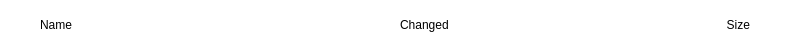
<?xml version="1.0" encoding="UTF-8"?>
<ui version="4.0">
 <class>FileDirectoryListItem</class>
 <widget class="QWidget" name="FileDirectoryListItem">
  <property name="geometry">
   <rect>
    <x>0</x>
    <y>0</y>
    <width>800</width>
    <height>50</height>
   </rect>
  </property>
  <property name="minimumSize">
   <size>
    <width>800</width>
    <height>50</height>
   </size>
  </property>
  <property name="maximumSize">
   <size>
    <width>16777215</width>
    <height>50</height>
   </size>
  </property>
  <property name="windowTitle">
   <string>Form</string>
  </property>
  <property name="styleSheet">
   <string notr="true">background-color: rgb(255, 255, 255);</string>
  </property>
  <widget class="QLabel" name="labelFileDirIcon">
   <property name="geometry">
    <rect>
     <x>10</x>
     <y>10</y>
     <width>30</width>
     <height>30</height>
    </rect>
   </property>
   <property name="minimumSize">
    <size>
     <width>0</width>
     <height>0</height>
    </size>
   </property>
   <property name="maximumSize">
    <size>
     <width>50</width>
     <height>50</height>
    </size>
   </property>
   <property name="text">
    <string/>
   </property>
  </widget>
  <widget class="QLabel" name="labelFileDirSize">
   <property name="geometry">
    <rect>
     <x>599</x>
     <y>10</y>
     <width>151</width>
     <height>30</height>
    </rect>
   </property>
   <property name="maximumSize">
    <size>
     <width>16777215</width>
     <height>50</height>
    </size>
   </property>
   <property name="text">
    <string>Size</string>
   </property>
   <property name="alignment">
    <set>Qt::AlignRight|Qt::AlignTrailing|Qt::AlignVCenter</set>
   </property>
  </widget>
  <widget class="QLabel" name="labelFileDirName">
   <property name="geometry">
    <rect>
     <x>40</x>
     <y>10</y>
     <width>360</width>
     <height>30</height>
    </rect>
   </property>
   <property name="maximumSize">
    <size>
     <width>16777215</width>
     <height>50</height>
    </size>
   </property>
   <property name="text">
    <string>Name</string>
   </property>
  </widget>
  <widget class="QLabel" name="labelFileDirTimeStamp">
   <property name="geometry">
    <rect>
     <x>400</x>
     <y>10</y>
     <width>200</width>
     <height>30</height>
    </rect>
   </property>
   <property name="maximumSize">
    <size>
     <width>16777215</width>
     <height>50</height>
    </size>
   </property>
   <property name="text">
    <string>Changed</string>
   </property>
  </widget>
 </widget>
 <resources/>
 <connections/>
</ui>
